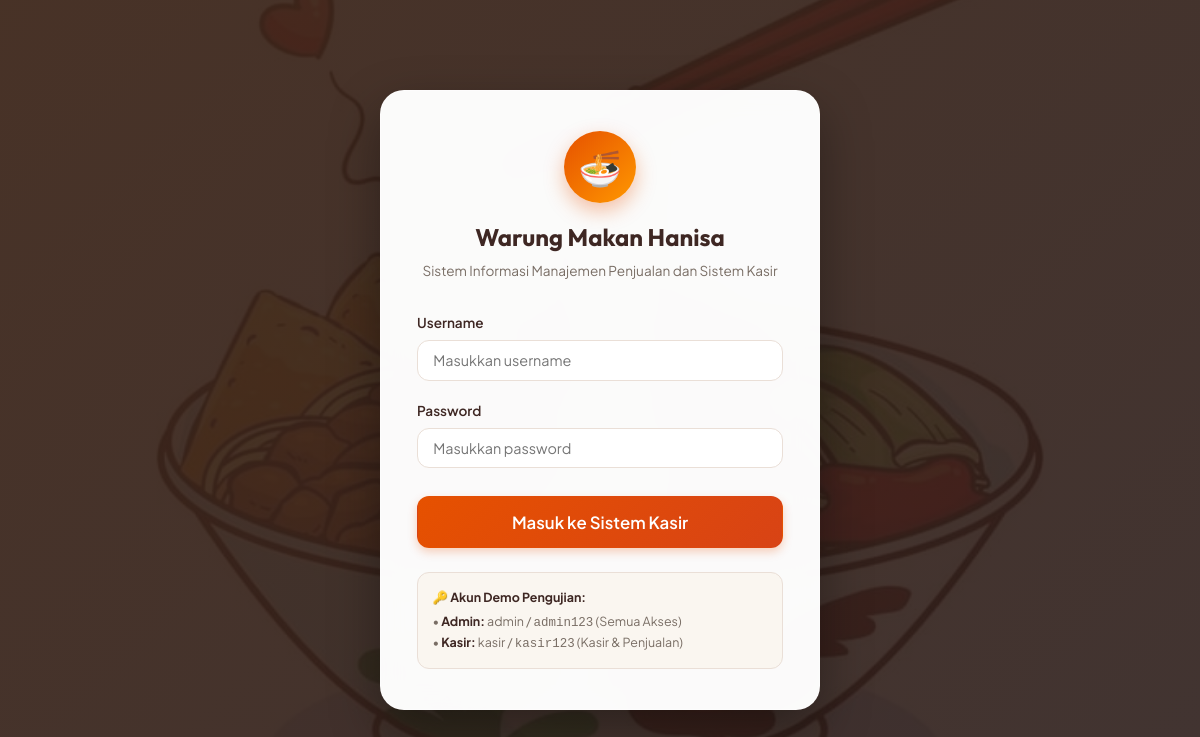
The page /login.php on the database its author committed.
### tables this page shows
CREATE TABLE `pengaturan` (
  `id` INT PRIMARY KEY AUTO_INCREMENT,
  `nama_warung` VARCHAR(100) NOT NULL,
  `slogan` VARCHAR(255) NULL,
  `alamat` TEXT NULL,
  `telepon` VARCHAR(30) NULL,
  `logo` VARCHAR(255) NULL,
  `qris_image` VARCHAR(255) NULL
);

### config/database.php (called while the page is built, shortened)
<?php
$db_host = 'localhost';
$db_name = 'warung_hanisa';
$db_user = 'root';
$db_pass = '';
try {
    $pdo = new PDO("mysql:host={$db_host};dbname={$db_name};charset=utf8mb4", $db_user, $db_pass, [
        PDO::ATTR_ERRMODE => PDO::ERRMODE_EXCEPTION,
        PDO::ATTR_DEFAULT_FETCH_MODE => PDO::FETCH_ASSOC,
        PDO::ATTR_EMULATE_PREPARES => false,
    ]);
} catch (PDOException $e) {
    die("Koneksi Database Gagal: " . htmlspecialchars($e->getMessage()));
}
if (!function_exists('get_app_settings')) {
    function get_app_settings($db = null) {
        global $pdo;
        $conn = $db ?: $pdo;
        static $settings = null;
        if ($settings === null && $conn) {
            $stmt = $conn->query("SELECT * FROM pengaturan LIMIT 1");
            $settings = $stmt->fetch();
        }
        return $settings;
    }
}

### login.php (the view, shortened to what this page needs)
<?php
require_once __DIR__ . '/config/database.php';
require_once __DIR__ . '/includes/auth.php';
$settings = get_app_settings($pdo);
?>
<!DOCTYPE html>
<html lang="id">
<head>
    <link rel="stylesheet" href="<?= BASE_URL ?>assets/css/style.css">
</head>
<body class="login-page-body">
    <div class="login-card">
        <div class="login-header">
            <div class="login-logo-circle">
                🍜
            </div>
            <h2><?= htmlspecialchars($settings['nama_warung']) ?></h2>
            <p><?= htmlspecialchars($settings['slogan'] ?? 'Sistem Informasi Manajemen Penjualan & Kasir') ?></p>
        </div>
        <form method="POST" action="">
            <div class="form-group">
                <label class="form-label" for="username">Username</label>
                <input type="text" id="username" name="username" class="form-control"
                       placeholder="Masukkan username" required autofocus
                       value="<?= isset($_POST['username']) ? htmlspecialchars($_POST['username']) : '' ?>">
            </div>
            <div class="form-group">
                <label class="form-label" for="password">Password</label>
                <input type="password" id="password" name="password" class="form-control"
                       placeholder="Masukkan password" required>
            </div>
            <button type="submit" class="btn btn-primary btn-lg" style="width: 100%; margin-top: 0.5rem;">
                Masuk ke Sistem Kasir
            </button>
        </form>
        <div class="login-credentials-helper">
            <div style="font-weight: 700; margin-bottom: 0.35rem; color: var(--primary-dark);">
                🔑 Akun Demo Pengujian:
            </div>
            <div>• <strong>Admin:</strong> admin / <code>admin123</code> (Semua Akses)</div>
            <div>• <strong>Kasir:</strong> kasir / <code>kasir123</code> (Kasir & Penjualan)</div>
        </div>
    </div>
</body>
</html>

### assets/css/style.css (style rules this page uses)
:root { --primary-dark: #3E2723; --primary-brown: #4E342E; --primary-light: #5D4037; --accent-orange: #E65100; --accent-orange-hover: #D84315; --accent-amber: #FF9800; --accent-light: #FFE0B2; --bg-main: #F7F5F0; --bg-card: #FFFFFF; --bg-sidebar: #2D1E1B; --bg-sidebar-hover: #3E2B27; --bg-cream: #FFFDF9; --border-color: #EADFD7; --border-subtle: #F0EAE4; --text-dark: #1E1B18; --text-muted: #796E65; --text-light: #A89F97; --text-white: #FFFFFF; --status-success: #10B981; --status-success-bg: #ECFDF5; --status-danger: #EF4444; --status-danger-bg: #FEF2F2; --status-warning: #F59E0B; --status-warning-bg: #FFFBEB; --status-info: #3B82F6; --status-info-bg: #EFF6FF; --shadow-sm: 0 2px 4px rgba(62, 39, 35, 0.04); --shadow-md: 0 4px 12px rgba(62, 39, 35, 0.08); --shadow-lg: 0 10px 25px rgba(62, 39, 35, 0.12); --shadow-xl: 0 20px 40px rgba(62, 39, 35, 0.18); --sidebar-width: 260px; --header-height: 70px; --radius-sm: 8px; --radius-md: 12px; --radius-lg: 16px; --radius-xl: 24px; --radius-full: 9999px; --transition: all 0.25s cubic-bezier(0.4, 0, 0.2, 1); }
*, *::before, *::after { box-sizing: border-box; margin: 0; padding: 0; }
body { font-family: 'Plus Jakarta Sans', sans-serif; background-color: var(--bg-main); color: var(--text-dark); line-height: 1.5; -webkit-font-smoothing: antialiased; }
h1, h2, h3, h4, h5, h6, .brand-font { font-family: 'Outfit', sans-serif; font-weight: 700; color: var(--primary-dark); }
button, input, select, textarea { font-family: inherit; font-size: inherit; }
.btn { display: inline-flex; align-items: center; justify-content: center; gap: 0.5rem; padding: 0.65rem 1.25rem; border-radius: var(--radius-md); font-size: 0.9rem; font-weight: 600; cursor: pointer; border: 1px solid transparent; transition: var(--transition); text-decoration: none; }
.btn-primary { background: linear-gradient(135deg, var(--accent-orange), var(--accent-orange-hover)); color: #FFFFFF; box-shadow: 0 4px 10px rgba(230, 81, 0, 0.25); }
.btn-lg { padding: 0.9rem 1.75rem; font-size: 1.05rem; border-radius: var(--radius-md); }
.form-group { margin-bottom: 1.25rem; }
.form-label { display: block; font-size: 0.85rem; font-weight: 600; color: var(--primary-dark); margin-bottom: 0.4rem; }
.form-control, .form-select { width: 100%; padding: 0.65rem 0.95rem; border: 1px solid var(--border-color); border-radius: var(--radius-md); background-color: #FFFFFF; color: var(--text-dark); font-size: 0.9rem; transition: var(--transition); outline: none; }
.login-page-body { min-height: 100vh; display: flex; align-items: center; justify-content: center; background: linear-gradient(135deg, rgba(62, 39, 27, 0.95), rgba(45, 30, 27, 0.9)), url('../uploads/produk/mie-ayam-biasa.jpg') center/cover no-repeat; padding: 1.5rem; }
.login-card { width: 100%; max-width: 440px; background: rgba(255, 255, 255, 0.98); backdrop-filter: blur(12px); border-radius: var(--radius-xl); padding: 2.5rem 2.25rem; box-shadow: 0 20px 50px rgba(0, 0, 0, 0.35); border: 1px solid rgba(255, 255, 255, 0.4); }
.login-header { text-align: center; margin-bottom: 2rem; }
.login-logo-circle { width: 72px; height: 72px; margin: 0 auto 1rem; background: linear-gradient(135deg, var(--accent-orange), var(--accent-amber)); border-radius: var(--radius-full); display: flex; align-items: center; justify-content: center; font-size: 2.2rem; box-shadow: 0 8px 20px rgba(230, 81, 0, 0.35); }
.login-header h2 { font-size: 1.5rem; margin-bottom: 0.35rem; }
.login-header p { font-size: 0.85rem; color: var(--text-muted); }
.login-credentials-helper { margin-top: 1.5rem; padding: 0.9rem; background: #FAF6F0; border-radius: var(--radius-md); border: 1px solid var(--border-color); font-size: 0.78rem; color: var(--text-muted); }
.login-credentials-helper strong { color: var(--primary-dark); }

### rows shown on the page
pengaturan: nama_warung "Warung Makan Hanisa", slogan "Sistem Informasi Manajemen Penjualan dan Sistem Kasir"
